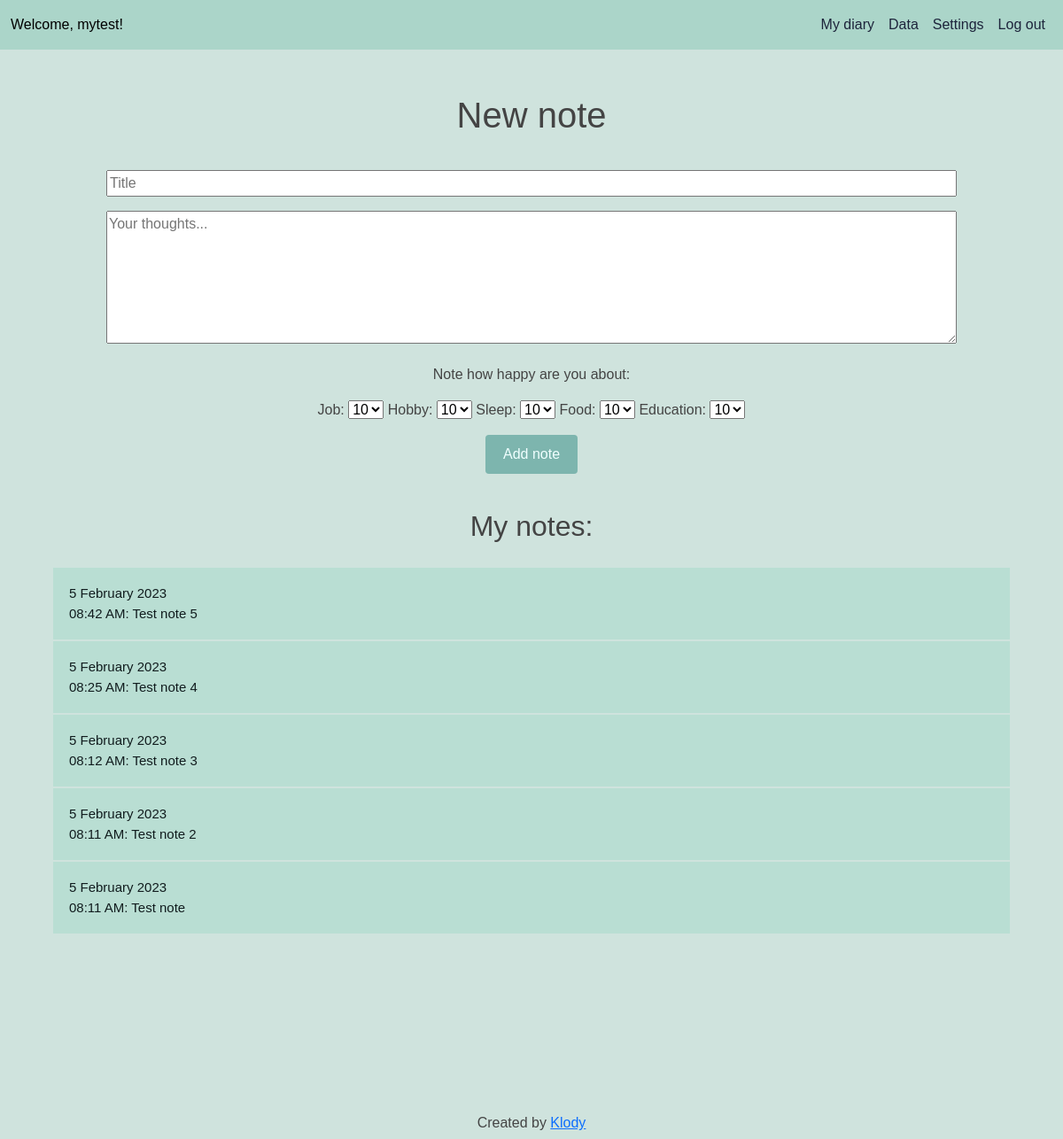
/diary (signed in), run on the app's committed database.
### tables this page shows
CREATE TABLE users (id INTEGER PRIMARY KEY AUTOINCREMENT NOT NULL, username TEXT NOT NULL, hash TEXT NOT NULL, date DATETIME NOT NULL);

CREATE TABLE activities (user_id INTEGER NOT NULL, activity TEXT NOT NULL);

CREATE TABLE notes (id INTEGER PRIMARY KEY AUTOINCREMENT NOT NULL, user_id INTEGER NOT NULL, note TEXT NOT NULL, date DATETIME NOT NULL, title TEXT NOT NULL, datetime DATETIME NOT NULL);

### app.py (the view)
@app.route("/diary", methods=['GET', 'POST'])
@login_required
def diary():
    if request.method == 'POST':
        conn = db_conn()
        cur = conn.cursor()
        title = request.form.get('note-title')
        post = request.form.get('new-note')
        post_date = datetime.datetime.now()
        formated_date = post_date.strftime('%-d %B %Y\n%H:%M %p')
        formated_for_activity = post_date.strftime('%-d %b %Y')
        u_id = cur.execute('SELECT id FROM users WHERE username = (?)', [session['username']])
        u_id = cur.fetchone()
        trackers = cur.execute('SELECT activity FROM activities WHERE user_id = ?', [u_id[0]])
        trackers = cur.fetchall()
        last_id = cur.execute('SELECT id FROM notes ORDER BY id DESC LIMIT 1')
        last_id = cur.fetchone()
        post_id = int(last_id[0]) + 1
        for track in trackers:
            mark = request.form.get(track[0])
            cur.execute('INSERT INTO trackers (user_id, post_id, activity, mark, date) VALUES (?, ?, ?, ?, ?)', [u_id[0], post_id, track[0], mark, formated_for_activity])
            conn.commit()
        cur.execute('INSERT INTO notes (user_id, note, date, title, datetime) VALUES (?, ?, ?, ?, ?)', [u_id[0], post, formated_date, title, post_date])
        conn.commit()
        return redirect('/diary'), 302
    else:
        if session['username']:
            conn = db_conn()
            cur = conn.cursor()
            u_id = cur.execute('SELECT id FROM users WHERE username = ?', [session['username']])
            u_id = cur.fetchone()
            trackers = cur.execute('SELECT activity FROM activities WHERE user_id = ?', [u_id[0]])
            trackers = cur.fetchall()
            last_id = cur.execute('SELECT id FROM notes WHERE user_id = ?', [u_id[0]])
            post_id = cur.fetchall()
            marked = cur.execute('SELECT * FROM trackers WHERE user_id = ?', [u_id[0]])
            marked = cur.fetchall()
            history = cur.execute('SELECT * FROM notes WHERE user_id = ? ORDER BY datetime(datetime) DESC', [u_id[0]])
            history = cur.fetchall()
            conn.commit()
            return render_template('diary.html', history=history, trackers=trackers, marked=marked)
        else:
            redirect ('/error')

### app.py (called while the page is built)
def db_conn():
    conn = None
    try:
        conn = sqlite3.connect('happy.db')
    except sqlite3.error as e:
        print(e)
    return conn

def login_required(f):
    @wraps(f)
    def decorated_function(*args, **kwargs):
        if not session:
            return redirect(url_for('login', next=request.url))
        return f(*args, **kwargs)
    return decorated_function

### templates/diary.html (shortened to what this page needs)
<!DOCTYPE html>
<html lang="en">
<head>
    <link rel="stylesheet" href="/static/styles.css">
    <link rel="stylesheet" href="https://cdn.jsdelivr.net/npm/bootstrap@5.3.0-alpha1/dist/css/bootstrap.min.css
    ">
</head>
<body>
    <div class="diary">
        <nav class="navbar navbar-expand-lg navbar-dark ms-auto" style="background-color: rgb(171, 213, 201);">
            <div class="container-fluid">
                <p style="align-self: flex-start; margin-top: auto; margin-bottom: auto;">Welcome, {{ session['username'] }}!</p>
            <div class="collapse navbar-collapse" id="navbarNavAltMarkup">
                <div class="navbar-nav ms-auto">
                <a class="nav-link" href="/diary" style="color: rgb(29, 36, 59);">My diary</a>
                <a class="nav-link" href="/data" style="color: rgb(29, 36, 59);">Data</a>
                <a class="nav-link" href="/settings" style="color: rgb(29, 36, 59);">Settings</a>
                <a class="nav-link" href="/logout" style="color: rgb(29, 36, 59);">Log out</a>
                </div>
            </div>
            </div>
        </nav>
        {% block main %}
            <div class="newpost">
                <h1 id="space">New note</h1>
                <p><input id="note-title" type="text" name="note-title" minlength="2" autofocus form="post-form" placeholder="Title" autocomplete="off" required></p>
                <p><textarea id="note" name="new-note" rows="7" cols="80" form="post-form" minlength="10" placeholder="Your thoughts..." required></textarea></p>
                <p>
                    {% if trackers %}
                        Note how happy are you about:
                    {% endif %}
                </p>
                <p>
                    {% for t in trackers %}
                        <label for="{{ t[0] }}">{{ t[0] }}:</label>
                        <select name="{{ t[0] }}" form="post-form">
                            <option value="10">10</option>
                        </select>
                    {% endfor %}
                </p>
                <form action="/diary", id="post-form", method="post">
                    <button type="submit" class="my-buttons">Add note</button>
                </form>
            </div>
                    <div class="note-history">
                        {% if history %}
                            <h2 style="padding-bottom: 20px;">My notes:</h2>
                        {% endif %}
                            {% for note in history %}
                                <input type="button" class="collapsible" value="{{ note[3] }}: {{ note[4] }}">
                            {% endfor %}
                </div>
        {% endblock %}
        </div>
        <footer>
            <p>Created by <a href="mailto:kdsbox94@gmail.com">Klody</a></p>
          </footer>
</body>
</html>

### static/styles.css (style rules this page uses)
body { position: relative; min-height: 100%; font-family: 'Trebuchet MS', 'Lucida Sans Unicode', 'Lucida Grande', 'Lucida Sans', Arial, sans-serif !important; color: #444 !important; }
.container-fluid { align-items: flex-end; color: black; }
nav { text-align: end; color: #444 !important; }
.navbar-nav { color: #444 !important; }
#navbarNavAltMarkup { color: black !important; }
.diary { background-color: rgb(207, 227, 221); min-height: 100%; position: relative; min-height: 100vh; }
.newpost { text-align: center; margin: auto; padding-top: 50px; }
#note { width: 80%; height: 150px; }
.note-history { padding-top: 40px; margin-left: auto; margin-right: auto; padding-bottom: 200px; text-align: center; width: 90% }
footer { left: 0; width: 100%; text-align: center; padding: auto; background-color: rgb(207, 227, 221); height: 30px; }
#space { padding-bottom: 30px; }
h1 { text-align: center; }
.collapsible { background-color: rgb(185, 222, 211); color: rgb(17, 28, 30); cursor: pointer; padding: 18px; width: 100%; border: none; text-align: start; outline: none; font-size: 15px; margin-bottom: 2px; }
#note-title { width: 80%; height: 30px; margin: auto; }
.my-buttons { background-color: #7db5ae; font-size: 16px; color: azure; padding: 10px 20px; border-radius: 4px; border: 0px; }

### data on the page
users: username "mytest"
activities: activity "Job", activity "10"
activities: activity "Hobby", activity "10"
activities: activity "Sleep", activity "10"
activities: activity "Food", activity "10"
activities: activity "Education", activity "10"
notes: date+title "5 February 2023 08:42 AM: Test note 5"
notes: date+title "5 February 2023 08:25 AM: Test note 4"
notes: date+title "5 February 2023 08:12 AM: Test note 3"
notes: date+title "5 February 2023 08:11 AM: Test note 2"
notes: date+title "5 February 2023 08:11 AM: Test note"
